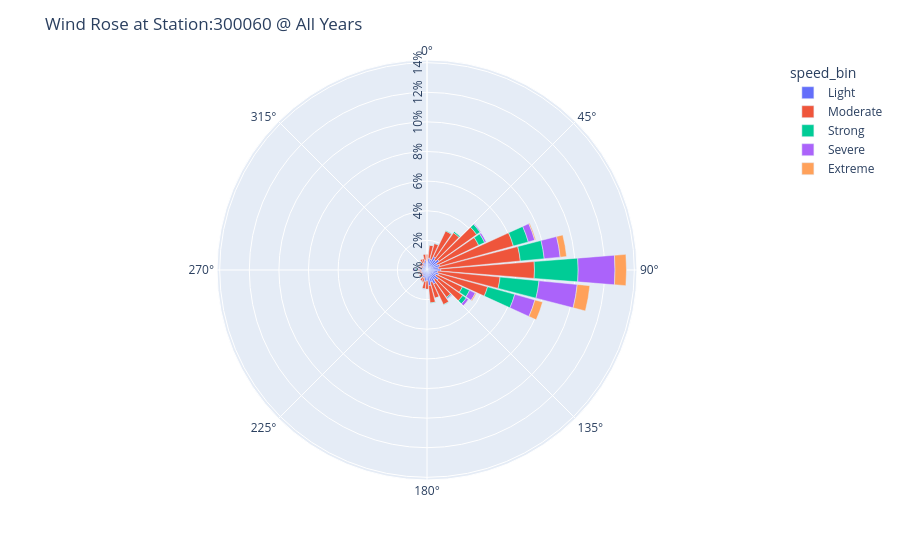

The cell this chart's notebook holds for it:
### Markdown cell above
Wind speed and wind direction can also be visualised on a polar plot using plot_rose_wind().

### Code cell
data.wind.plot_rose_wind(year=None, 
                         month=None, 
                         day=None,
                         hour=None)

### Figure 1 — Plotly figure (JSON) as saved in the notebook; plotly's stock layout.template omitted (floating-point values rounded to 4 significant figures)
{"data": [{"hovertemplate": "speed_bin=Light<br>percentage=%{r}<br>dir_bin=%{theta}<extra></extra>", "legendgroup": "Light", "marker": {"color": "#636efa", "pattern": {"shape": ""}}, "name": "Light", "r": [0.5708, 0.8087, 0.753, 0.9996, 0.8488, 1.009, 0.7861, 0.9063, 0.7808, 0.9299, 0.7268, 0.8201, 0.6893, 0.9604, 0.8087, 1.04, 0.8558, 1.055, 0.7312, 0.773, 0.5595, 0.5726, 0.4018, 0.495, 0.3573, 0.4523, 0.3582, 0.4026, 0.3277, 0.4445, 0.3111, 0.4427, 0.3695, 0.515, 0.5168, 0.6815], "showlegend": true, "subplot": "polar", "theta": [0.0, 10.0, 20.0, 30.0, 40.0, 50.0, 60.0, 70.0, 80.0, 90.0, 100.0, 110.0, 120.0, 130.0, 140.0, 150.0, 160.0, 170.0, 180.0, 190.0, 200.0, 210.0, 220.0, 230.0, 240.0, 250.0, 260.0, 270.0, 280.0, 290.0, 300.0, 310.0, 320.0, 330.0, 340.0, 350.0], "type": "barpolar"}, {"hovertemplate": "speed_bin=Moderate<br>percentage=%{r}<br>dir_bin=%{theta}<extra></extra>", "legendgroup": "Moderate", "marker": {"color": "#EF553B", "pattern": {"shape": ""}}, "name": "Moderate", "r": [0.5124, 0.8767, 1.102, 1.921, 2.245, 3.113, 3.082, 5.15, 5.552, 6.33, 4.231, 3.428, 1.962, 2.004, 1.461, 1.552, 1.121, 1.184, 0.5778, 0.5168, 0.2989, 0.2614, 0.1795, 0.1804, 0.1673, 0.2013, 0.1699, 0.2667, 0.163, 0.1865, 0.1638, 0.2118, 0.2057, 0.3155, 0.2702, 0.4079], "showlegend": true, "subplot": "polar", "theta": [0.0, 10.0, 20.0, 30.0, 40.0, 50.0, 60.0, 70.0, 80.0, 90.0, 100.0, 110.0, 120.0, 130.0, 140.0, 150.0, 160.0, 170.0, 180.0, 190.0, 200.0, 210.0, 220.0, 230.0, 240.0, 250.0, 260.0, 270.0, 280.0, 290.0, 300.0, 310.0, 320.0, 330.0, 340.0, 350.0], "type": "barpolar"}, {"hovertemplate": "speed_bin=Strong<br>percentage=%{r}<br>dir_bin=%{theta}<extra></extra>", "legendgroup": "Strong", "marker": {"color": "#00cc96", "pattern": {"shape": ""}}, "name": "Strong", "r": [0.003486, 0.008715, 0.0244, 0.05926, 0.09935, 0.2815, 0.4436, 1.046, 1.621, 2.95, 2.643, 1.905, 0.5403, 0.2972, 0.07495, 0.0427, 0.0244, 0.02266, 0.01307, 0.02527, 0.01394, 0.005229, 0.001743, 0.0008715, 0.005229, 0.03224, 0.0366, 0.1342, 0.03573, 0.0244, 0.01133, 0.01046, 0.002614, 0.001743, 0.0, 0.0008715], "showlegend": true, "subplot": "polar", "theta": [0.0, 10.0, 20.0, 30.0, 40.0, 50.0, 60.0, 70.0, 80.0, 90.0, 100.0, 110.0, 120.0, 130.0, 140.0, 150.0, 160.0, 170.0, 180.0, 190.0, 200.0, 210.0, 220.0, 230.0, 240.0, 250.0, 260.0, 270.0, 280.0, 290.0, 300.0, 310.0, 320.0, 330.0, 340.0, 350.0], "type": "barpolar"}, {"hovertemplate": "speed_bin=Severe<br>percentage=%{r}<br>dir_bin=%{theta}<extra></extra>", "legendgroup": "Severe", "marker": {"color": "#ab63fa", "pattern": {"shape": ""}}, "name": "Severe", "r": [0.0, 0.0, 0.0, 0.001743, 0.0061, 0.05142, 0.1299, 0.4532, 1.083, 2.489, 2.593, 1.413, 0.4244, 0.1874, 0.06536, 0.004357, 0.001743, 0.0, 0.001743, 0.002614, 0.0, 0.0, 0.0, 0.0, 0.0008715, 0.001743, 0.01046, 0.1342, 0.07582, 0.004357, 0.007843, 0.0, 0.0, 0.0, 0.0, 0.0], "showlegend": true, "subplot": "polar", "theta": [0.0, 10.0, 20.0, 30.0, 40.0, 50.0, 60.0, 70.0, 80.0, 90.0, 100.0, 110.0, 120.0, 130.0, 140.0, 150.0, 160.0, 170.0, 180.0, 190.0, 200.0, 210.0, 220.0, 230.0, 240.0, 250.0, 260.0, 270.0, 280.0, 290.0, 300.0, 310.0, 320.0, 330.0, 340.0, 350.0], "type": "barpolar"}, {"hovertemplate": "speed_bin=Extreme<br>percentage=%{r}<br>dir_bin=%{theta}<extra></extra>", "legendgroup": "Extreme", "marker": {"color": "#FFA15A", "pattern": {"shape": ""}}, "name": "Extreme", "r": [0.0, 0.0, 0.0, 0.0, 0.0, 0.0, 0.0008715, 0.06972, 0.4331, 0.7739, 0.8523, 0.536, 0.06972, 0.01307, 0.003486, 0.0, 0.0, 0.0, 0.0, 0.0, 0.0, 0.0008715, 0.0, 0.0008715, 0.0, 0.0, 0.01046, 0.01482, 0.001743, 0.0, 0.0, 0.0, 0.0, 0.0, 0.0, 0.0], "showlegend": true, "subplot": "polar", "theta": [0.0, 10.0, 20.0, 30.0, 40.0, 50.0, 60.0, 70.0, 80.0, 90.0, 100.0, 110.0, 120.0, 130.0, 140.0, 150.0, 160.0, 170.0, 180.0, 190.0, 200.0, 210.0, 220.0, 230.0, 240.0, 250.0, 260.0, 270.0, 280.0, 290.0, 300.0, 310.0, 320.0, 330.0, 340.0, 350.0], "type": "barpolar"}], "layout": {"barmode": "relative", "legend": {"title": {"text": "speed_bin"}, "tracegroupgap": 0}, "margin": {"t": 60}, "polar": {"angularaxis": {"direction": "clockwise", "rotation": 90}, "domain": {"x": [0, 1], "y": [0, 1]}, "radialaxis": {"angle": 90, "side": "counterclockwise", "tickformat": ".0f%", "ticksuffix": "%"}}, "title": {"text": "Wind Rose at Station:300060 @ All Years"}}}
